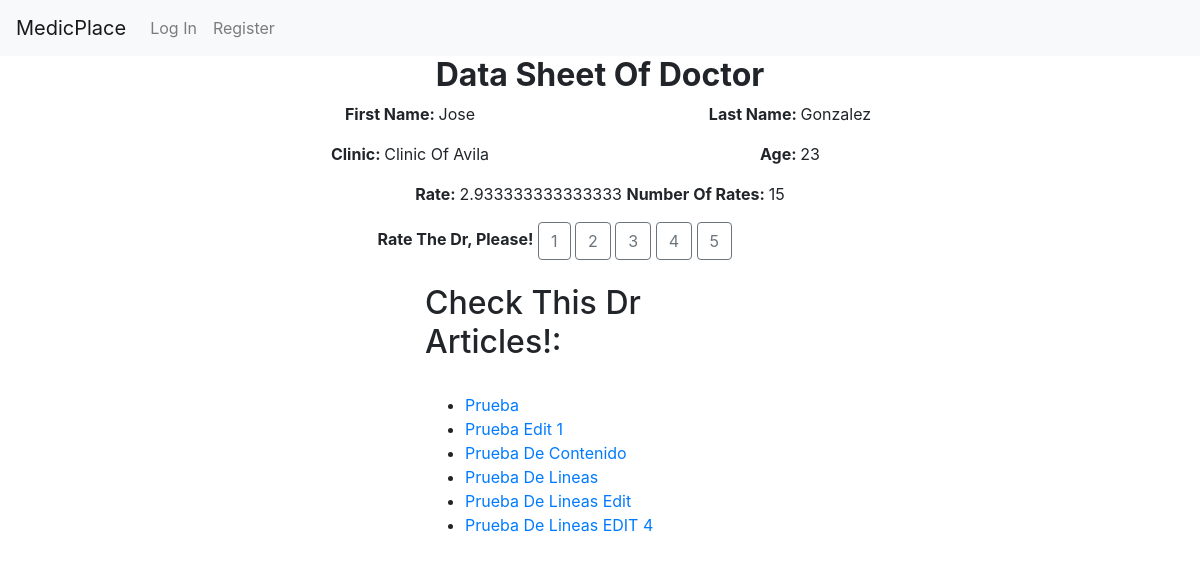
/Data_Sheet/5, run on an earlier commit of the app's database.
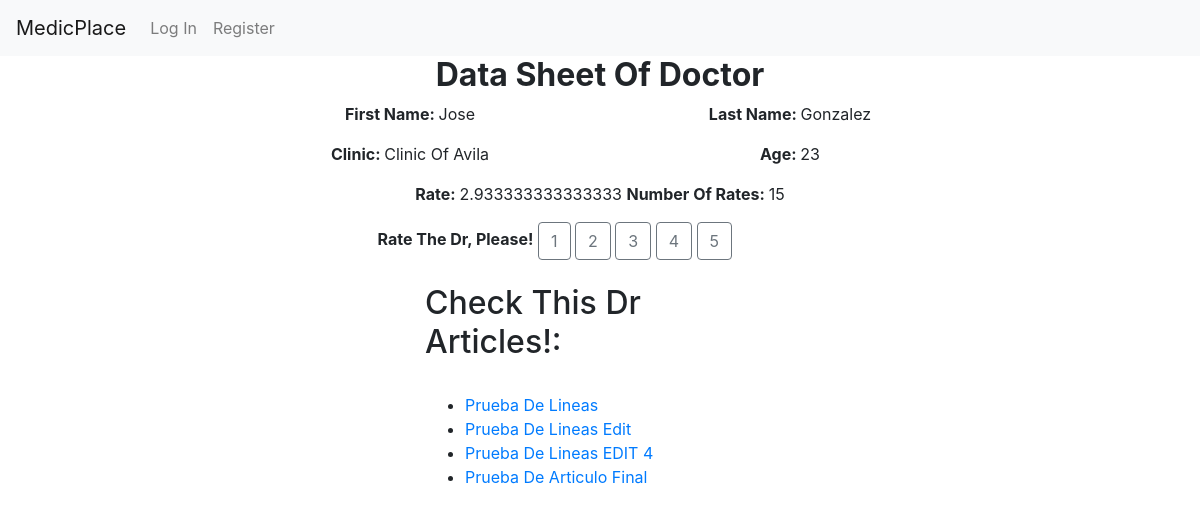
And on a later commit of the database.
### MedicPlace/models.py (models this page shows, shortened)
class Medic_Article(models.Model):
    user=models.ForeignKey(User,on_delete=models.CASCADE)
    medic=models.ForeignKey(Medic,on_delete=models.CASCADE)
    title=models.CharField(max_length=60)
    content=models.TextField(max_length=2000)

### MedicPlace/views.py (the view)
# urls.py: path("Data_Sheet/<int:id>",views.data_sheet,name="Data_Sheet"),
def data_sheet(request,id):
    Medics=Medic.objects.filter(user__id=id)
    Normal_Users=Normal_User.objects.filter(user__id=id)
    try:
        Medic.objects.get(user__id=request.user.id)
        is_medic=True
    except:
        is_medic=False
    if len(Medics)>0:
      data_sheet_user=Medics[0]
      Articles=Medic_Article.objects.filter(medic__id=data_sheet_user.id)
      Page_type="Medic"
      context={"data_sheet_user":data_sheet_user,"Page_type":Page_type,"is_medic":is_medic,"Articles":Articles}
      return render(request,"MedicPlace/data_sheet.html",context)
    elif len(Normal_Users)>0:
        data_sheet_user=Normal_Users[0]
        Page_type="Normal_User"
        context={"data_sheet_user":data_sheet_user,"Page_type":Page_type,"is_medic":is_medic}
        return render(request,"MedicPlace/data_sheet.html",context)

### MedicPlace/templates/MedicPlace/data_sheet.html (shortened to what this page needs)
{% extends "MedicPlace/layout.html" %}
{% load static %}
{% block body %}
    {% if Page_type == "Medic" %}
        <div class="container">
            <div class="row justify-content-center align-items-start">
                <div class="col">
                    <h2 class="text-center font-weight-bold">Data Sheet Of Doctor</h2>
                </div>
            </div>
            <div class="row justify-content-center">
               <div class="col-4 text-capitalize justify-content-center">
                    <p class=" text-center text-capitalize"> <span class="font-weight-bold">First Name: </span> {{data_sheet_user.First_Name}}</p>
               </div>
                <div class="col-4 text-capitalize justify-content-center">
                        <p class="text-center text-capitalize"> <span class="font-weight-bold">Last Name: </span> {{data_sheet_user.Last_Name}}</p>
                </div>
            </div>
            <div class="row justify-content-center">
                <div class="col-4 justify-content-center">
                   <p class="text-center text-capitalize"> <span class="font-weight-bold">Clinic: </span> {{data_sheet_user.Clinic}}</p>
                </div>
                 <div class="col-4 text-capitalize justify-content-center">
                    <p class="text-center text-capitalize"> <span class="font-weight-bold">Age: </span> {{data_sheet_user.age}}</p>
                 </div>
            </div>
            <div class="row justify-content-center">
                <div class="col-5 text-capitalize justify-content-center">
                    <p class="text-center text-capitalize"> <span class="font-weight-bold">Rate: </span> <span id="Dr_rate">{{data_sheet_user.rate}}</span>
                    <span class="font-weight-bold">Number of Rates:  </span> <span id="Num_of_rates">{{data_sheet_user.num_of_rates}}</span></p>
                    {% if request.user != data_sheet_user.user  %}
                    <span class="font-weight-bold">Rate the Dr, Please!</span>
                    <button type="button" class="btn-rate btn btn-outline-secondary" id="btn-1" data-btn_id="{{data_sheet_user.id}}" data-value="1">1</button>
                    <button type="button" class="btn-rate btn btn-outline-secondary" id="btn-2" data-btn_id="{{data_sheet_user.id}}"  data-value="2">2</button>
                    <button type="button" class="btn-rate btn btn-outline-secondary" id="btn-3" data-btn_id="{{data_sheet_user.id}}"  data-value="3">3</button>
                    <button type="button" class="btn-rate btn btn-outline-secondary" id="btn-4" data-btn_id="{{data_sheet_user.id}}"  data-value="4">4</button>
                    <button type="button" class="btn-rate btn btn-outline-secondary" id="btn-5" data-btn_id="{{data_sheet_user.id}}"  data-value="5">5</button>
                    {% endif %}
                </div>
            </div>
            <div class="row justify-content-center">
                <div class="col-4 justify-content-center">
                    <br>
                    <h2>Check This Dr Articles!:</h2>
                    <br>
                    <ul>
                        {% for e in Articles %}
                        <li><a class="text-capitalize" href="{% url 'Article' e.id  %}"><span class="text-capitalize">{{e.title}}</span></a></li>
                        {% endfor %}
                    </ul>
                </div>
            </div>
        </div>
    {% endif %}
    {% endblock %}

What changed in the data, as far as the page shows it:
removed Medic_Article: title "Prueba"
removed Medic_Article: title "Prueba Edit 1"
removed Medic_Article: title "Prueba De Contenido"
added Medic_Article: title "Prueba De Articulo Final"
